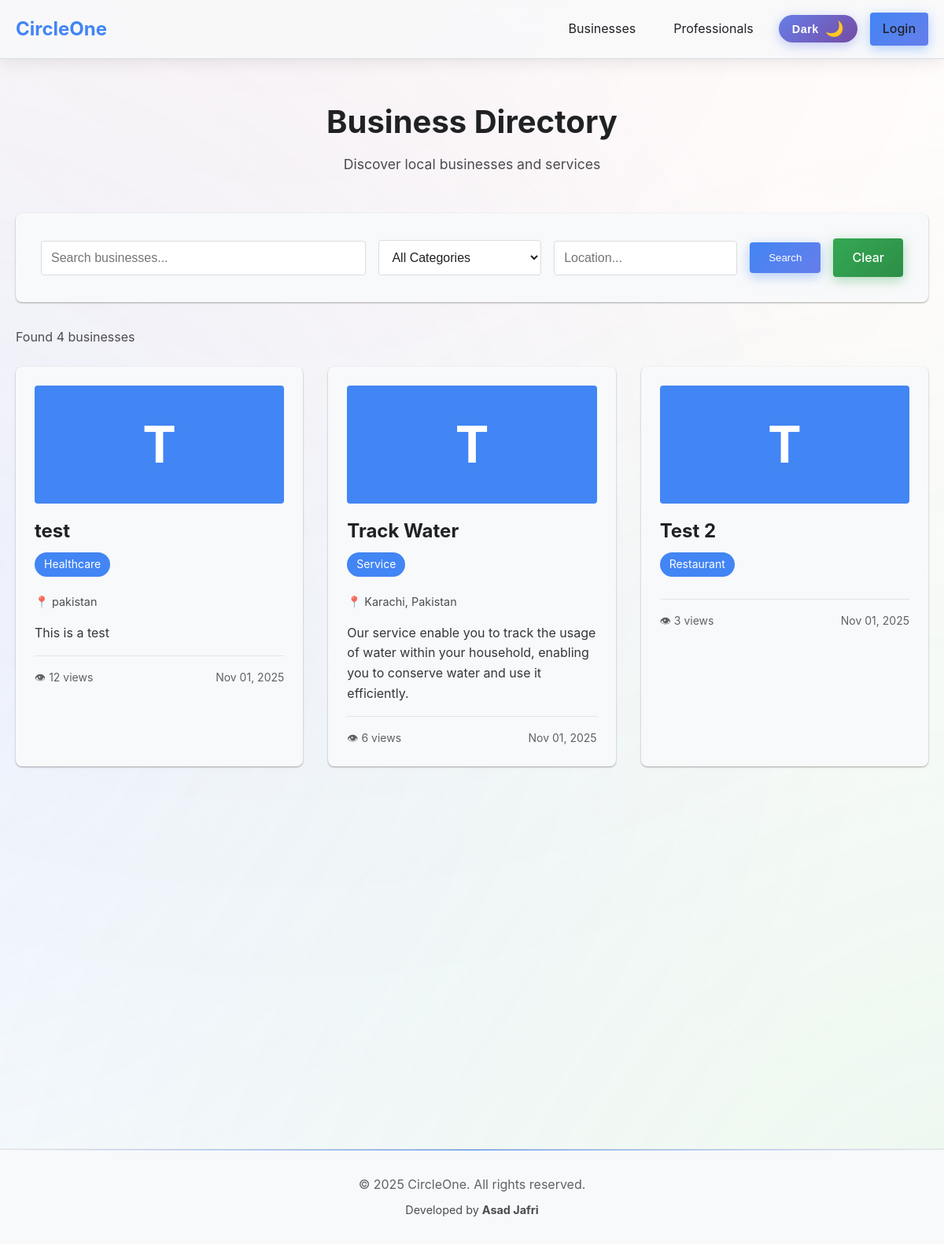
/businesses, run on the app's committed database.
### models.py (models this page shows, shortened)
class BusinessListing(db.Model):
    __tablename__ = 'business_listings'
    id = db.Column(db.Integer, primary_key=True)
    user_id = db.Column(db.Integer, db.ForeignKey('users.id'), nullable=False, index=True)
    business_name = db.Column(db.String(255), nullable=False, index=True)
    category = db.Column(db.String(100), nullable=False, index=True)
    description = db.Column(db.Text, nullable=True)
    contact_email = db.Column(db.String(255), nullable=True)
    phone = db.Column(db.String(50), nullable=True)
    website = db.Column(db.String(500), nullable=True)
    location = db.Column(db.String(500), nullable=True)
    logo_url = db.Column(db.String(500), nullable=True)
    hours = db.Column(db.String(500), nullable=True)
    social_links = db.Column(db.Text, nullable=True)  # JSON stored as text
    view_count = db.Column(db.Integer, default=0, nullable=False)
    created_at = db.Column(db.DateTime, default=datetime.utcnow, nullable=False)

### main.py (the view)
@app.route('/businesses')
def businesses():
    search = request.args.get('search', '')
    category = request.args.get('category', '')
    location = request.args.get('location', '')
    query = BusinessListing.query
    if search:
        query = query.filter(
            (BusinessListing.business_name.ilike(f'%{search}%')) |
            (BusinessListing.description.ilike(f'%{search}%'))
        )
    if category:
        query = query.filter(BusinessListing.category == category)
    if location:
        query = query.filter(BusinessListing.location.ilike(f'%{location}%'))
    listings = query.order_by(
        BusinessListing.view_count.desc(), BusinessListing.created_at.desc()).all()
    categories = db.session.query(BusinessListing.category).distinct().all()
    categories = [c[0] for c in categories]
    return render_template('businesses.html',
                           listings=listings,
                           categories=categories,
                           search=search,
                           selected_category=category,
                           selected_location=location)

### templates/businesses.html (shortened to what this page needs)
{% extends "base.html" %}
{% block content %}
<div class="businesses-page">
    <div class="page-header">
        <h1>Business Directory</h1>
        <p class="subtitle">Discover local businesses and services</p>
    </div>
    <div class="search-filter-section">
        <form method="GET" action="{{ url_for('businesses') }}" class="search-form">
            <div class="search-inputs">
                <input type="text"
                       name="search"
                       id="business-search"
                       placeholder="Search businesses..."
                       value="{{ search }}"
                       class="search-input"
                       autocomplete="off">
                <select name="category" id="category-filter" class="filter-select">
                    <option value="">All Categories</option>
                </select>
                <input type="text"
                       name="location"
                       id="location-filter"
                       placeholder="Location..."
                       value="{{ selected_location }}"
                       class="location-input"
                       autocomplete="off">
                <button type="submit" class="btn btn-primary">Search</button>
                <a href="{{ url_for('businesses') }}" class="btn btn-secondary">Clear</a>
            </div>
        </form>
    </div>
    <div class="results-info">
        <p>Found {{ listings|length }} business{{ 'es' if listings|length != 1 else '' }}</p>
    </div>
    <div class="businesses-grid">
        {% if listings %}
            {% for business in listings %}
            <div class="business-card"
                 data-category="{{ business.category.lower() }}"
                 data-location="{{ business.location.lower() if business.location else '' }}"
                 data-name="{{ business.business_name.lower() }}"
                 data-description="{{ business.description.lower() if business.description else '' }}">
                <a href="{{ url_for('business_detail', id=business.id) }}" class="business-card-link">
                    {% if business.logo_url %}
                    <div class="business-logo">
                        <img src="{{ business.logo_url }}" alt="{{ business.business_name }}">
                    </div>
                    {% else %}
                    <div class="business-logo-placeholder">
                        {{ business.business_name[0].upper() }}
                    </div>
                    {% endif %}
                    <div class="business-info">
                        <h3>{{ business.business_name }}</h3>
                        <span class="business-category">{{ business.category }}</span>
                        {% if business.location %}
                        <p class="business-location">📍 {{ business.location }}</p>
                        {% endif %}
                        {% if business.description %}
                        <p class="business-description">
                            {{ business.description[:150] }}{% if business.description|length > 150 %}...{% endif %}
                        </p>
                        {% endif %}
                        <div class="business-meta">
                            <span class="view-count">👁 {{ business.view_count }} views</span>
                            <span class="business-date">{{ business.created_at.strftime('%b %d, %Y') }}</span>
                        </div>
                    </div>
                </a>
            </div>
            {% endfor %}
        {% endif %}
    </div>
</div>
{% endblock %}

### templates/base.html (shortened to what this page needs)
<!DOCTYPE html>
<html lang="en" data-theme="{{ current_user.theme_preference if current_user.is_authenticated else 'light' }}">
<head>
    <link rel="stylesheet" href="{{ url_for('static', filename='css/style.css') }}">
</head>
<body>
    <nav class="navbar">
        <div class="container">
            <div class="nav-brand">
                <a href="{{ url_for('index') }}">CircleOne</a>
            </div>
            <div class="nav-menu">
                <a href="{{ url_for('businesses') }}">Businesses</a>
                <a href="{{ url_for('professionals') }}">Professionals</a>
                {% if current_user.is_authenticated %}
                    <a href="{{ url_for('dashboard') }}">Dashboard</a>
                    <a href="{{ url_for('profile') }}">Profile</a>
                    <button class="theme-toggle-btn" onclick="toggleTheme()" title="Toggle theme" aria-label="Toggle theme">
                        <span class="theme-label">Dark</span>
                        <span class="theme-icon">🌙</span>
                    </button>
                    <a href="{{ url_for('logout') }}" class="btn btn-secondary">Logout</a>
                {% else %}
                    <button class="theme-toggle-btn" onclick="toggleThemeGuest()" title="Toggle theme" aria-label="Toggle theme">
                        <span class="theme-label">Dark</span>
                        <span class="theme-icon">🌙</span>
                    </button>
                    <a href="{{ url_for('login') }}" class="btn btn-primary">Login</a>
                {% endif %}
            </div>
        </div>
    </nav>
    <main class="main-content">
        <div class="container">
            {% block content %}{% endblock %}
        </div>
    </main>
    <footer class="footer">
        <div class="container">
            <p>&copy; 2025 CircleOne. All rights reserved.</p>
            <p style="margin-top: 0.5rem; opacity: 0.8; font-size: 0.9rem;">Developed by <strong>Asad Jafri</strong></p>
        </div>
    </footer>
</body>
</html>

### data on the page
BusinessListing: business_name "T", business_name "test", category "Healthcare", location "pakistan", description "This is a test", view_count "12", created_at "Nov 01, 2025"
BusinessListing: business_name "T", business_name "Track Water", category "Service", location "Karachi, Pakistan", description "Our service enable you to track the usage of water within your household, enabling you to conserve water and use it efficiently.", view_count "6", created_at "Nov 01, 2025"
BusinessListing: business_name "T", business_name "Test 2", category "Restaurant", view_count "3", created_at "Nov 01, 2025"

### other printed values
{{ listings|length }} "4"
{{ 'es' if listings|length != 1 else '' }} "es"
